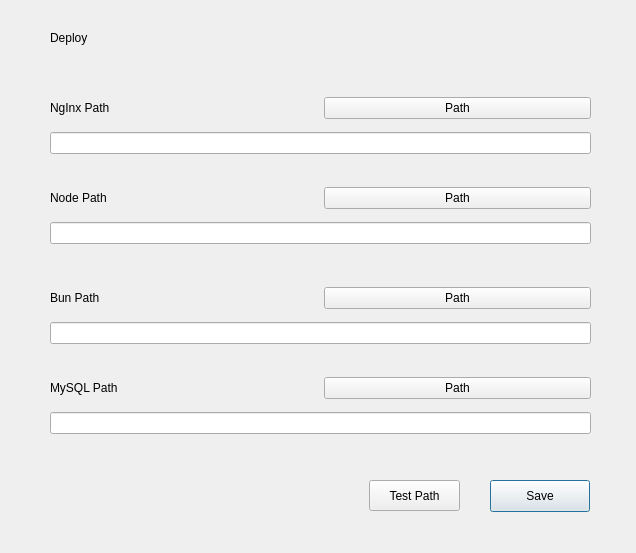
<?xml version="1.0" encoding="UTF-8"?>
<ui version="4.0">
 <class>ConfigurationView</class>
 <widget class="QDialog" name="ConfigurationView">
  <property name="geometry">
   <rect>
    <x>0</x>
    <y>0</y>
    <width>636</width>
    <height>553</height>
   </rect>
  </property>
  <property name="windowTitle">
   <string>Configuration</string>
  </property>
  <widget class="QLabel" name="title">
   <property name="geometry">
    <rect>
     <x>50</x>
     <y>30</y>
     <width>58</width>
     <height>16</height>
    </rect>
   </property>
   <property name="text">
    <string>Deploy</string>
   </property>
  </widget>
  <widget class="QPushButton" name="saveButton">
   <property name="geometry">
    <rect>
     <x>490</x>
     <y>480</y>
     <width>100</width>
     <height>32</height>
    </rect>
   </property>
   <property name="text">
    <string>Save</string>
   </property>
  </widget>
  <widget class="QWidget" name="verticalLayoutWidget">
   <property name="geometry">
    <rect>
     <x>50</x>
     <y>90</y>
     <width>541</width>
     <height>71</height>
    </rect>
   </property>
   <layout class="QVBoxLayout" name="verticalLayout">
    <item>
     <layout class="QHBoxLayout" name="horizontalLayout">
      <item>
       <widget class="QLabel" name="ngInxPath">
        <property name="text">
         <string>NgInx Path</string>
        </property>
       </widget>
      </item>
      <item>
       <widget class="QPushButton" name="ngInxPathButton">
        <property name="text">
         <string>Path</string>
        </property>
       </widget>
      </item>
     </layout>
    </item>
    <item>
     <widget class="QLineEdit" name="ngInxPathLineEdit"/>
    </item>
   </layout>
  </widget>
  <widget class="QWidget" name="verticalLayoutWidget_2">
   <property name="geometry">
    <rect>
     <x>50</x>
     <y>180</y>
     <width>541</width>
     <height>71</height>
    </rect>
   </property>
   <layout class="QVBoxLayout" name="verticalLayout_2">
    <item>
     <layout class="QHBoxLayout" name="horizontalLayout_2">
      <item>
       <widget class="QLabel" name="nodePath">
        <property name="text">
         <string>Node Path</string>
        </property>
       </widget>
      </item>
      <item>
       <widget class="QPushButton" name="nodePathButton">
        <property name="text">
         <string>Path</string>
        </property>
       </widget>
      </item>
     </layout>
    </item>
    <item>
     <widget class="QLineEdit" name="nodePathLineEdit"/>
    </item>
   </layout>
  </widget>
  <widget class="QWidget" name="verticalLayoutWidget_3">
   <property name="geometry">
    <rect>
     <x>50</x>
     <y>280</y>
     <width>541</width>
     <height>71</height>
    </rect>
   </property>
   <layout class="QVBoxLayout" name="verticalLayout_3">
    <item>
     <layout class="QHBoxLayout" name="horizontalLayout_3">
      <item>
       <widget class="QLabel" name="bunPath">
        <property name="text">
         <string>Bun Path</string>
        </property>
       </widget>
      </item>
      <item>
       <widget class="QPushButton" name="bunPathButton">
        <property name="text">
         <string>Path</string>
        </property>
       </widget>
      </item>
     </layout>
    </item>
    <item>
     <widget class="QLineEdit" name="bunPathLineEdit"/>
    </item>
   </layout>
  </widget>
  <widget class="QWidget" name="verticalLayoutWidget_4">
   <property name="geometry">
    <rect>
     <x>50</x>
     <y>370</y>
     <width>541</width>
     <height>71</height>
    </rect>
   </property>
   <layout class="QVBoxLayout" name="verticalLayout_5">
    <item>
     <layout class="QHBoxLayout" name="horizontalLayout_5">
      <item>
       <widget class="QLabel" name="mysqlPath">
        <property name="text">
         <string>MySQL Path</string>
        </property>
       </widget>
      </item>
      <item>
       <widget class="QPushButton" name="mysqlPathButton">
        <property name="text">
         <string>Path</string>
        </property>
       </widget>
      </item>
     </layout>
    </item>
    <item>
     <widget class="QLineEdit" name="mysqlPathLineEdit"/>
    </item>
   </layout>
  </widget>
  <widget class="QPushButton" name="testButton">
   <property name="geometry">
    <rect>
     <x>369</x>
     <y>480</y>
     <width>91</width>
     <height>31</height>
    </rect>
   </property>
   <property name="text">
    <string>Test Path</string>
   </property>
  </widget>
 </widget>
 <resources/>
 <connections/>
</ui>
